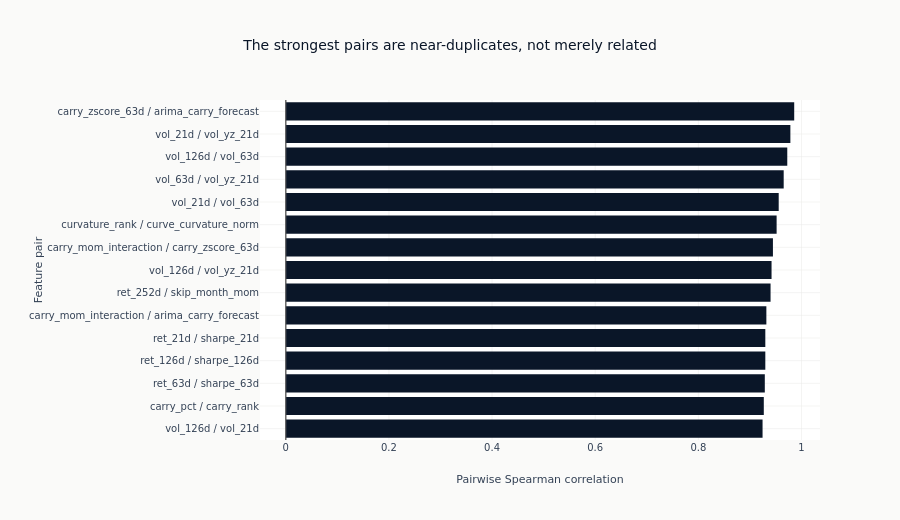

Notebook code cell kept with this figure:
### Markdown cell above
### The strongest pairs

A full correlation matrix over this many features has tick labels too small to read
and is mostly empty space. What has to be decided is which pairs are one piece of
evidence counted twice, so the strongest are ranked instead. The count above the
threshold is printed rather than written into the title, so it cannot go stale.

### Code cell
ranked_pairs = sorted(high_corr_pairs, key=lambda item: -abs(item[2]))[:TOP_PAIRS]
if ranked_pairs:
    # Anchored at zero and extended only as far as the pairs actually reach, so a set of
    # pairs that are all one sign does not leave half the axis empty.
    rhos = [rho for _, _, rho in ranked_pairs]
    pair_range = [min(0.0, min(rhos)) - 0.05, max(0.0, max(rhos)) + 0.05]
    fig = go.Figure(
        go.Bar(
            x=[rho for _, _, rho in ranked_pairs][::-1],
            y=[f"{a} / {b}" for a, b, _ in ranked_pairs][::-1],
            orientation="h",
            marker_color=[
                COLORS["blue"] if rho > 0 else COLORS["copper"] for _, _, rho in ranked_pairs
            ][::-1],
            showlegend=False,
        )
    )
    fig.add_vline(x=0, line=dict(color=GRAY_FILLS["border"], width=1))
    fig.update_layout(
        template="ml4t",
        height=520,
        width=900,
        title_text="The strongest pairs are near-duplicates, not merely related",
        xaxis_title="Pairwise Spearman correlation",
        xaxis_range=pair_range,
        yaxis_title="Feature pair",
        margin=dict(l=260),
    )
    fig.show()

### Figure 1 — Plotly figure (JSON) as saved in the notebook; plotly's stock layout.template omitted (floating-point values rounded to 4 significant figures)
{"data": [{"marker": {"color": ["#0a1628", "#0a1628", "#0a1628", "#0a1628", "#0a1628", "#0a1628", "#0a1628", "#0a1628", "#0a1628", "#0a1628", "#0a1628", "#0a1628", "#0a1628", "#0a1628", "#0a1628"]}, "orientation": "h", "showlegend": false, "type": "bar", "x": [0.9245, 0.9269, 0.9289, 0.9299, 0.9299, 0.9319, 0.94, 0.9419, 0.9446, 0.9518, 0.9558, 0.9655, 0.9724, 0.9784, 0.9859], "y": ["vol_126d / vol_21d", "carry_pct / carry_rank", "ret_63d / sharpe_63d", "ret_126d / sharpe_126d", "ret_21d / sharpe_21d", "carry_mom_interaction / arima_carry_forecast", "ret_252d / skip_month_mom", "vol_126d / vol_yz_21d", "carry_mom_interaction / carry_zscore_63d", "curvature_rank / curve_curvature_norm", "vol_21d / vol_63d", "vol_63d / vol_yz_21d", "vol_126d / vol_63d", "vol_21d / vol_yz_21d", "carry_zscore_63d / arima_carry_forecast"]}], "layout": {"height": 520, "margin": {"l": 260}, "shapes": [{"line": {"color": "#666666", "width": 1}, "type": "line", "x0": 0, "x1": 0, "xref": "x", "y0": 0, "y1": 1, "yref": "y domain"}], "title": {"text": "The strongest pairs are near-duplicates, not merely related"}, "width": 900, "xaxis": {"range": [-0.05, 1.036], "title": {"text": "Pairwise Spearman correlation"}}, "yaxis": {"title": {"text": "Feature pair"}}}}
